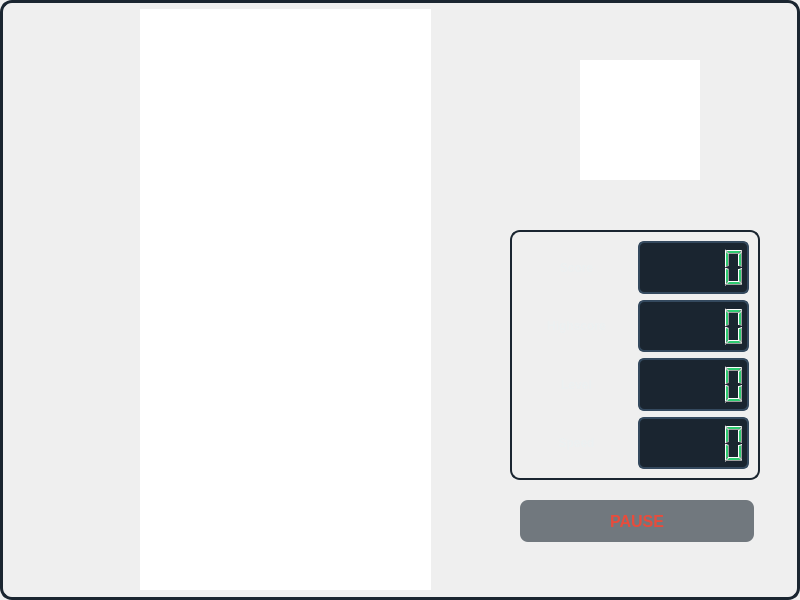
<?xml version="1.0" encoding="UTF-8"?>
<ui version="4.0">
 <class>GameScreen</class>
 <widget class="QFrame" name="GameScreen">
  <property name="geometry">
   <rect>
    <x>0</x>
    <y>0</y>
    <width>800</width>
    <height>600</height>
   </rect>
  </property>
  <property name="focusPolicy">
   <enum>Qt::FocusPolicy::StrongFocus</enum>
  </property>
  <property name="windowTitle">
   <string>BrickGame</string>
  </property>
  <property name="styleSheet">
   <string notr="true">/* Game screen background */
      QFrame#GameScreen {
      background: qlineargradient(x1:0, y1:0, x2:0, y2:1,
      stop:0 #2c3e50, stop:1 #34495e);
      border: 3px solid #1a2530;
      border-radius: 12px;
      }

      QFrame#StatsField {
      background: qlineargradient(x1:0, y1:0, x2:0, y2:1,
      stop:0 #34495e, stop:1 #2c3e50);
      border: 2px solid #1a2530;
      border-radius: 10px;
      }

      QLabel {
      color: #ecf0f1;
      background: transparent;
      font-weight: bold;
      font-size: 12px;
      }

      QLCDNumber {
      background-color: #1a2530;
      color: #2ecc71;
      border: 2px solid #34495e;
      border-radius: 6px;
      padding: 2px;
      }

      QLabel#StatusLabel {
      color: #e74c3c;
      font-size: 16px;
      font-weight: bold;
      background: rgba(26, 37, 48, 150);
      border-radius: 8px;
      padding: 5px;
      }

      BrickView {
      background-color: #1a2530;
      border-radius: 5px;
      }

      BrickView#FieldView {
      border: 3px solid #2c3e50;
      }</string>
  </property>
  <property name="inputMethodHints">
   <set>Qt::InputMethodHint::ImhNone</set>
  </property>
  <property name="frameShape">
   <enum>QFrame::Shape::Box</enum>
  </property>
  <property name="frameShadow">
   <enum>QFrame::Shadow::Plain</enum>
  </property>
  <property name="lineWidth">
   <number>3</number>
  </property>
  <widget class="QFrame" name="StatsField">
   <property name="geometry">
    <rect>
     <x>510</x>
     <y>230</y>
     <width>250</width>
     <height>250</height>
    </rect>
   </property>
   <property name="sizePolicy">
    <sizepolicy hsizetype="Fixed" vsizetype="Fixed">
     <horstretch>0</horstretch>
     <verstretch>0</verstretch>
    </sizepolicy>
   </property>
   <property name="frameShape">
    <enum>QFrame::Shape::Box</enum>
   </property>
   <property name="frameShadow">
    <enum>QFrame::Shadow::Plain</enum>
   </property>
   <property name="midLineWidth">
    <number>1</number>
   </property>
   <layout class="QVBoxLayout" name="verticalLayout">
    <item>
     <layout class="QHBoxLayout" name="horizontalLayout">
      <item>
       <widget class="QLabel" name="ScoreLabel">
        <property name="text">
         <string>Score</string>
        </property>
        <property name="alignment">
         <set>Qt::AlignmentFlag::AlignCenter</set>
        </property>
       </widget>
      </item>
            <item>
            <widget class="QLCDNumber" name="ScoreLcdNumber">
            <property name="digitCount">
            <number>5</number>
            </property>
            <property name="segmentStyle">
            <enum>QLCDNumber::SegmentStyle::Filled</enum>
            </property>
            </widget>
            </item>
      </layout>
      </item>
      <item>
      <layout class="QHBoxLayout" name="horizontalLayout_2">
            <item>
            <widget class="QLabel" name="HighscoreLabel">
            <property name="text">
            <string>Highscore</string>
            </property>
            <property name="alignment">
            <set>Qt::AlignmentFlag::AlignCenter</set>
            </property>
            </widget>
            </item>
            <item>
      <widget class="QLCDNumber" name="HighscoreLcdNumber">
            <property name="digitCount">
                  <number>5</number>
            </property>
            <property name="segmentStyle">
                  <enum>QLCDNumber::SegmentStyle::Filled</enum>
            </property>
      </widget>
      </item>
      </layout>
      </item>
      <item>
      <layout class="QHBoxLayout" name="horizontalLayout_3">
      <item>
      <widget class="QLabel" name="LevelLabel">
            <property name="text">
                  <string>Level</string>
            </property>
            <property name="alignment">
                  <set>Qt::AlignmentFlag::AlignCenter</set>
            </property>
      </widget>
      </item>
      <item>
      <widget class="QLCDNumber" name="LevelLcdNumber">
            <property name="digitCount">
                  <number>5</number>
            </property>
            <property name="segmentStyle">
                  <enum>QLCDNumber::SegmentStyle::Filled</enum>
            </property>
      </widget>
      </item>
      </layout>
      </item>
      <item>
      <layout class="QHBoxLayout" name="horizontalLayout_4">
      <item>
      <widget class="QLabel" name="SpeedLabel">
            <property name="text">
                  <string>Speed</string>
            </property>
            <property name="alignment">
                  <set>Qt::AlignmentFlag::AlignCenter</set>
            </property>
      </widget>
      </item>
      <item>
      <widget class="QLCDNumber" name="SpeedLcdNumber">
            <property name="digitCount">
                  <number>5</number>
            </property>
            <property name="segmentStyle">
                  <enum>QLCDNumber::SegmentStyle::Filled</enum>
            </property>
      </widget>
      </item>
      </layout>
      </item>
   </layout>
  </widget>
  <widget class="BrickView" name="NextView">
   <property name="geometry">
    <rect>
     <x>580</x>
     <y>60</y>
     <width>120</width>
     <height>120</height>
    </rect>
   </property>
   <property name="focusPolicy">
    <enum>Qt::FocusPolicy::NoFocus</enum>
   </property>
   <property name="frameShape">
    <enum>QFrame::Shape::Panel</enum>
   </property>
   <property name="frameShadow">
    <enum>QFrame::Shadow::Plain</enum>
   </property>
   <property name="lineWidth">
    <number>0</number>
   </property>
  </widget>
  <widget class="BrickView" name="FieldView">
   <property name="geometry">
    <rect>
     <x>140</x>
     <y>9</y>
     <width>291</width>
     <height>581</height>
    </rect>
   </property>
   <property name="focusPolicy">
    <enum>Qt::FocusPolicy::NoFocus</enum>
   </property>
   <property name="frameShape">
    <enum>QFrame::Shape::Panel</enum>
   </property>
   <property name="frameShadow">
    <enum>QFrame::Shadow::Raised</enum>
   </property>
   <property name="lineWidth">
    <number>0</number>
   </property>
   <property name="verticalScrollBarPolicy">
    <enum>Qt::ScrollBarPolicy::ScrollBarAlwaysOff</enum>
   </property>
   <property name="horizontalScrollBarPolicy">
    <enum>Qt::ScrollBarPolicy::ScrollBarAlwaysOff</enum>
   </property>
   <property name="sizeAdjustPolicy">
    <enum>QAbstractScrollArea::SizeAdjustPolicy::AdjustToContentsOnFirstShow</enum>
   </property>
   <property name="interactive">
    <bool>false</bool>
   </property>
   <property name="sceneRect">
    <rectf>
     <x>0.000000000000000</x>
     <y>0.000000000000000</y>
     <width>0.000000000000000</width>
     <height>0.000000000000000</height>
    </rectf>
   </property>
  </widget>
  <widget class="QLabel" name="StatusLabel">
   <property name="geometry">
    <rect>
     <x>520</x>
     <y>500</y>
     <width>234</width>
     <height>42</height>
    </rect>
   </property>
   <property name="text">
    <string>PAUSE</string>
   </property>
   <property name="textFormat">
    <enum>Qt::TextFormat::PlainText</enum>
   </property>
   <property name="alignment">
    <set>Qt::AlignmentFlag::AlignCenter</set>
   </property>
  </widget>
 </widget>
 <customwidgets>
  <customwidget>
   <class>BrickView</class>
   <extends>QGraphicsView</extends>
   <header>brickview.h</header>
  </customwidget>
 </customwidgets>
 <resources/>
 <connections/>
</ui>
